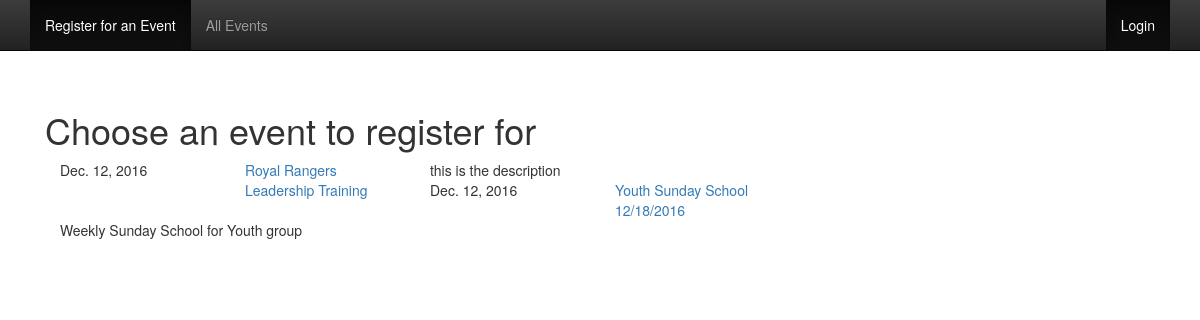
Screenshot of /events/ with the database file from the repository.
### events/models.py (models this page shows, shortened)
class Event(models.Model):
    name = models.CharField(max_length=70)
    date_time = models.DateField('Event date time', default=timezone.now)
    description = models.TextField()
    active = models.BooleanField(default=True)
    class Meta:
        ordering = ['-date_time']

### events/views.py (the view)
def index(request):
  event_list = Event.objects.filter(active=True).order_by('-date_time')
  context = {'event_list': event_list}
  return render(request, 'events/index.html', context)

### events/templates/events/index.html (shortened to what this page needs)
{% extends "base.html" %}
{% block content %}
<div class="starter-template">
  <h1>Choose an event to register for</h1>
  {% for event in event_list %}
    <div class='col-md-2'>{{ event.date_time }}</div>
    <div class='col-md-2'><a href="{{ event.id }}/">{{ event.name }}</a></div>
    <div class='col-md-8'>{{ event.description }}</div>
  {% endfor %}
</div>
{% endblock %}

### events/static/events/starter-template.css (style rules this page uses)
body { padding-top: 50px; }
.starter-template { padding: 40px 15px; text-align: left; }

### rows the page displays
Event: date_time "Dec. 12, 2016", name "Royal Rangers Leadership Training", description "this is the description"
Event: date_time "Dec. 12, 2016", name "Youth Sunday School 12/18/2016", description "Weekly Sunday School for Youth group"
